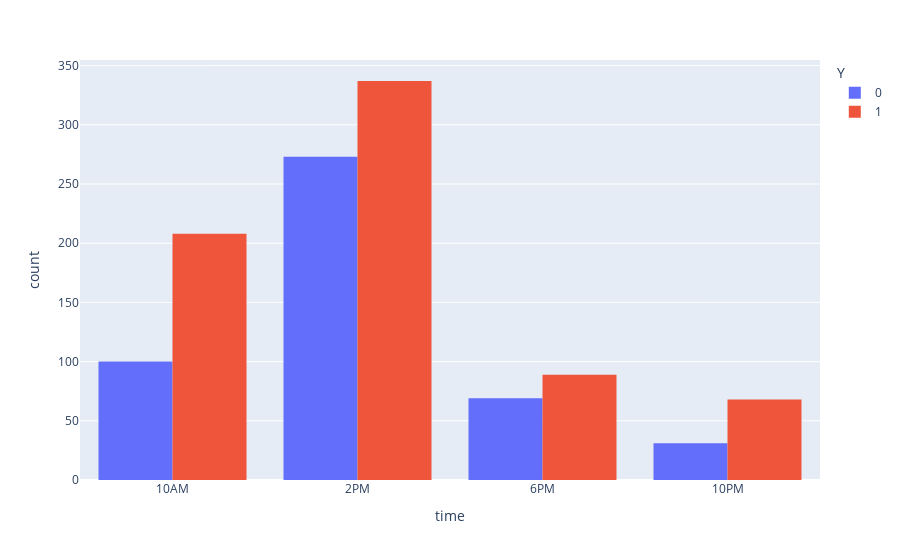

The code cell stored with this chart in its notebook:
### Markdown cell above
Based on the acceptance rate calculated, when the driver is alone the acceptance rate is the lowest. On the other hand, when the driver has a friend or partner companying them during a ride, the acceptance rate is the highest. Based on this observation, I woul like to see when the a friend or partner is on the ride, what other factors impacts the accepting/rejecting a coupon.

### Code cell
coffee_house_friend_df = coffee_house_df[coffee_house_df['passanger'] == 'Friend(s)']
px.histogram(coffee_house_friend_df, x='time', color='Y', barmode='group')

### Figure 1 — Plotly figure (JSON) as saved in the notebook; plotly's stock layout.template omitted (floating-point values rounded to 4 significant figures; data arrays with more than 128 entries replaced by an {"elided": "..."} marker saying what was removed)
{"data": [{"alignmentgroup": "True", "bingroup": "x", "hovertemplate": "Y=0<br>time=%{x}<br>count=%{y}<extra></extra>", "legendgroup": "0", "marker": {"color": "#636efa", "pattern": {"shape": ""}}, "name": "0", "offsetgroup": "0", "orientation": "v", "showlegend": true, "type": "histogram", "x": {"elided": "473 str values"}, "xaxis": "x", "yaxis": "y"}, {"alignmentgroup": "True", "bingroup": "x", "hovertemplate": "Y=1<br>time=%{x}<br>count=%{y}<extra></extra>", "legendgroup": "1", "marker": {"color": "#EF553B", "pattern": {"shape": ""}}, "name": "1", "offsetgroup": "1", "orientation": "v", "showlegend": true, "type": "histogram", "x": {"elided": "702 str values"}, "xaxis": "x", "yaxis": "y"}], "layout": {"barmode": "group", "legend": {"title": {"text": "Y"}, "tracegroupgap": 0}, "margin": {"t": 60}, "xaxis": {"anchor": "y", "domain": [0, 1], "title": {"text": "time"}}, "yaxis": {"anchor": "x", "domain": [0, 1], "title": {"text": "count"}}}}
